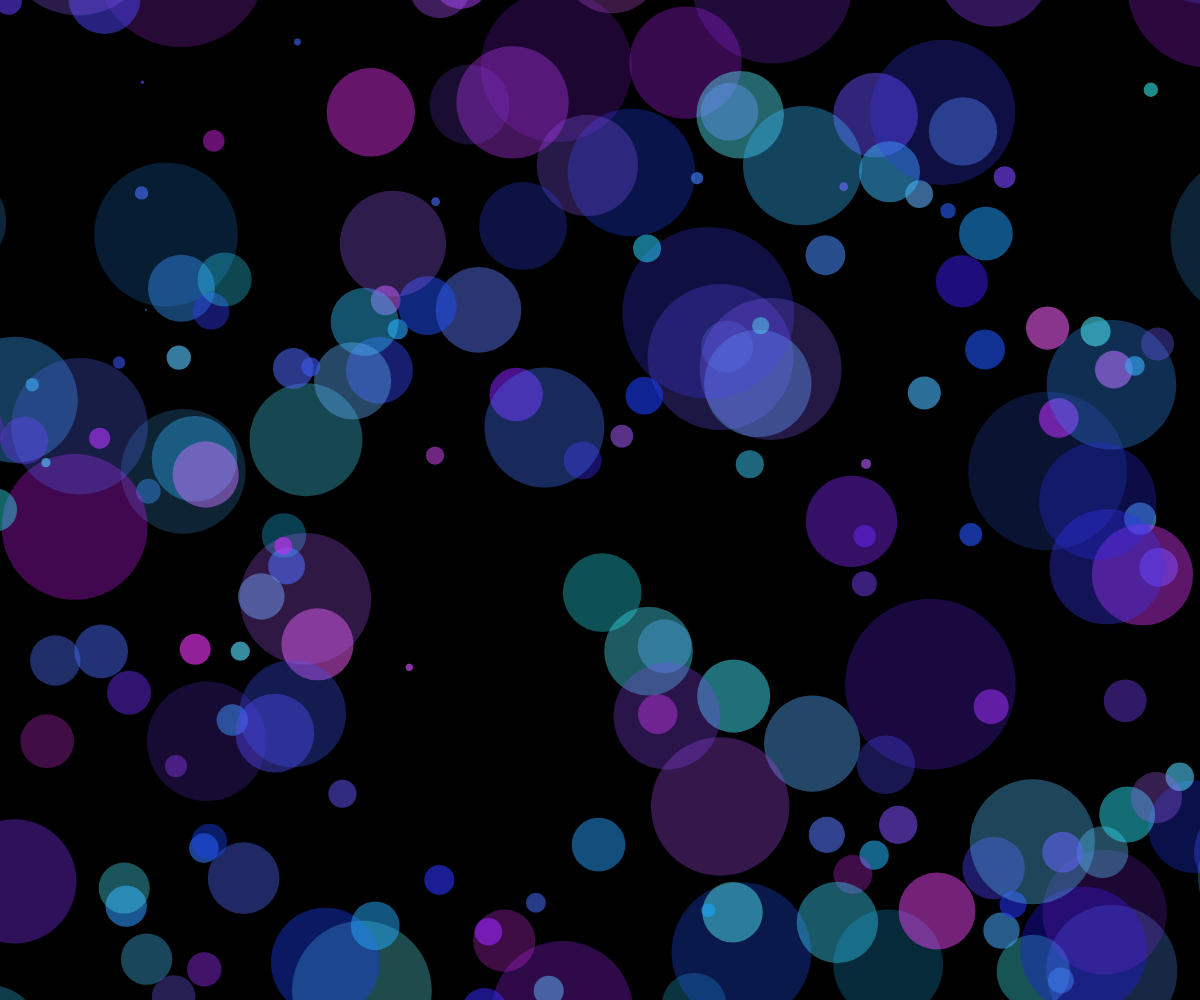
Frame 1 (no input)
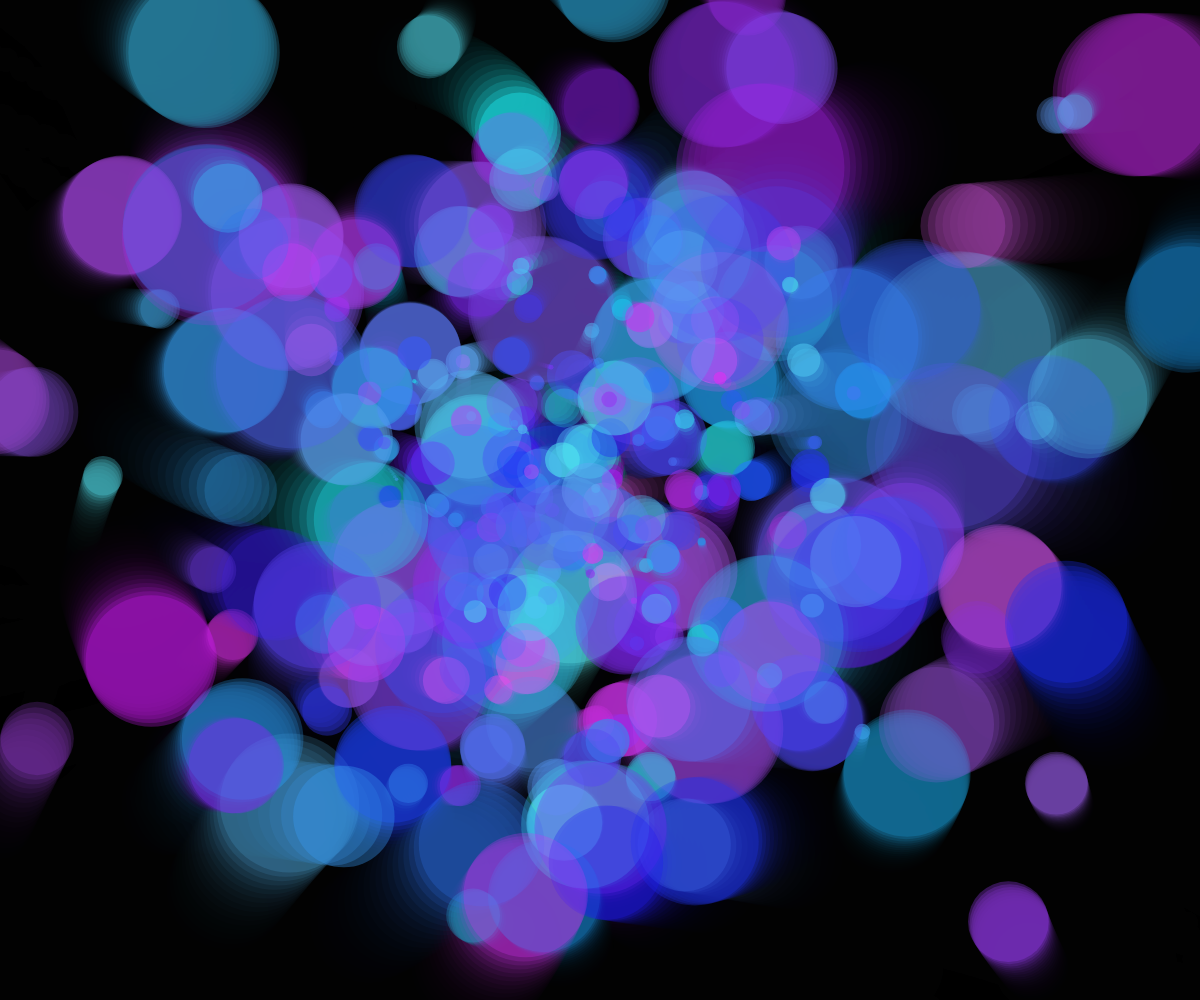
Frame 60 (no input)
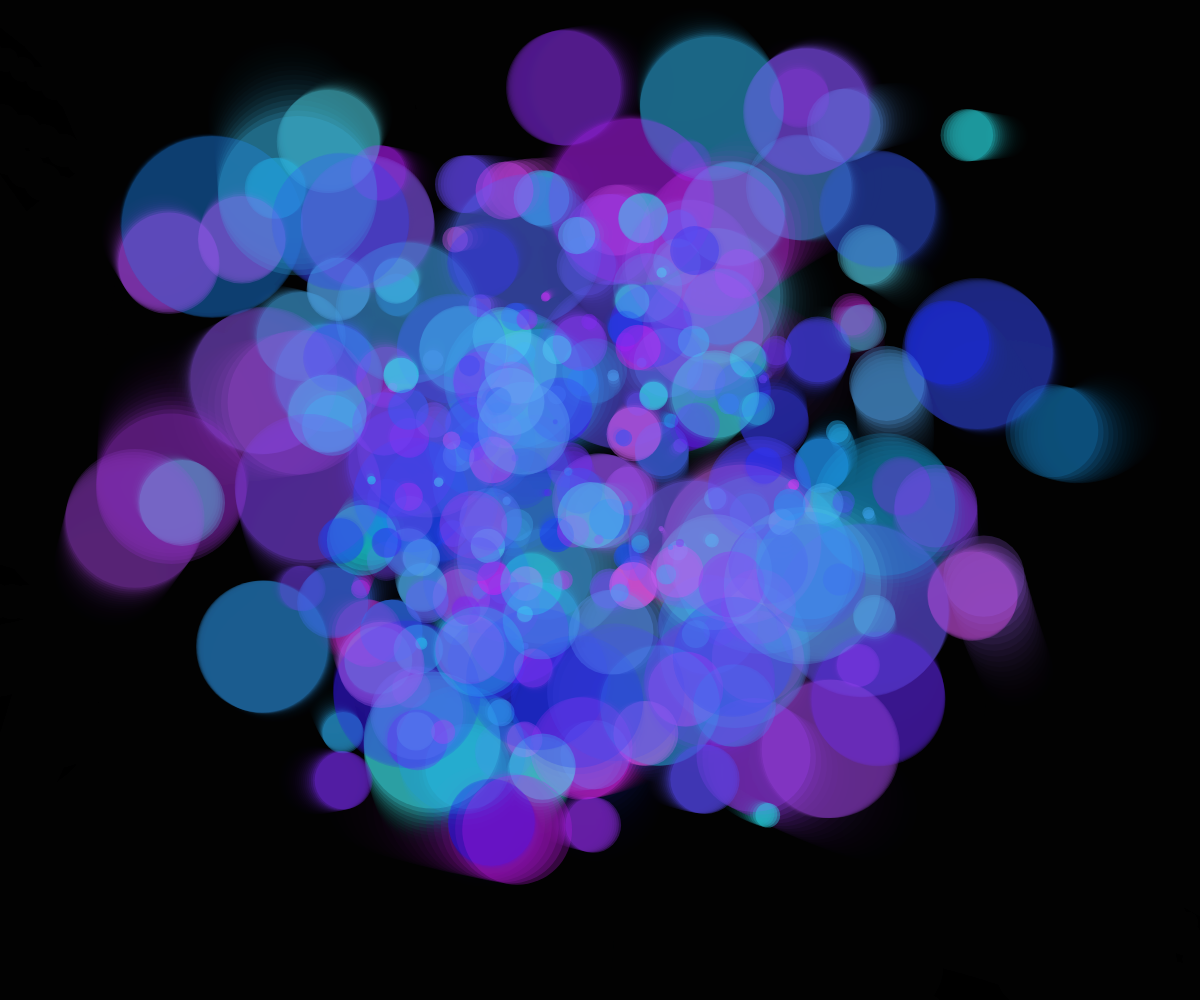
Frame 120 (the mouse pressed at the canvas centre since frame 60)

The p5.js sketch that drew these frames (run headless with seeded random() and noise() and a simulated clock; from frame 60 on, the mouse is pressed at the canvas centre):

// p5.js sketch
// ── sketch.js
let particles = [];
const NUM_PARTICLES = 300;
let centerX, centerY;
let lastMouseX, lastMouseY;

function setup() {
  createCanvas(windowWidth, windowHeight);
  centerX = width / 2;
  centerY = height / 2;
  lastMouseX = centerX;
  lastMouseY = centerY;
  
  // 画面全体にパーティクルを配置
  for (let i = 0; i < NUM_PARTICLES; i++) {
    particles.push(new Particle());
  }
  colorMode(HSB, 360, 100, 100, 1);
  background(0);
}

class Particle {
  constructor() {
    this.reset();
    // 画面全体にランダムに配置
    this.x = random(-width * 0.2, width * 1.2);
    this.y = random(-height * 0.2, height * 1.2);
  }
  
  reset() {
    this.baseSize = random(5, 120);
    this.size = this.baseSize;
    this.sizeSpeed = random(0.005, 0.02);
    this.sizeOffset = random(1000);
    this.sizeAmplitude = random(0.4, 0.7);
    
    // 大きいパーティクルはよりゆっくり動くように
    this.speed = map(this.baseSize, 5, 120, 0.04, 0.008);
    
    this.color = random(180, 300);
    this.saturation = random(60, 90);
    this.life = 1;
    this.fadeSpeed = random(0.001, 0.003);
    
    // より大きな初期のランダム動き
    this.wanderX = random(-2, 2);
    this.wanderY = random(-2, 2);
    this.wanderSpeed = random(0.3, 1.5);
    
    // 各パーティクルの独自の動きを強化
    this.individualOffset = random(1000);
    this.moveRange = random(30, 200);
  }
  
  update() {
    if (mouseX !== 0 || mouseY !== 0) {
      lastMouseX = mouseX;
      lastMouseY = mouseY;
    }
    
    let targetX = lastMouseX;
    let targetY = lastMouseY;
    
    // より複雑なランダム動き
    this.wanderX += (noise(frameCount * 0.01 + this.individualOffset) - 0.5) * this.wanderSpeed;
    this.wanderY += (noise(frameCount * 0.01 + this.individualOffset + 1000) - 0.5) * this.wanderSpeed;
    
    // 大きいパーティクルはより広く動くように
    let wanderRange = map(this.baseSize, 5, 120, 30, 150);
    let finalTargetX = targetX + this.wanderX * wanderRange;
    let finalTargetY = targetY + this.wanderY * wanderRange;
    
    // 独自の動きを追加
    finalTargetX += sin(frameCount * 0.02 + this.individualOffset) * this.moveRange;
    finalTargetY += cos(frameCount * 0.02 + this.individualOffset) * this.moveRange;
    
    this.x += (finalTargetX - this.x) * this.speed;
    this.y += (finalTargetY - this.y) * this.speed;
    
    this.size = this.baseSize + 
                sin(frameCount * this.sizeSpeed + this.sizeOffset) * 
                (this.baseSize * this.sizeAmplitude);
    
    this.wanderX = constrain(this.wanderX, -2, 2);
    this.wanderY = constrain(this.wanderY, -2, 2);
    
    this.life -= this.fadeSpeed;
    
    if (this.life < 0) {
      this.reset();
      // 画面外からのリスポーン位置をより広く
      let side = floor(random(4));
      switch(side) {
        case 0:
          this.x = random(-width * 0.2, width * 1.2);
          this.y = -this.size - random(height * 0.2);
          break;
        case 1:
          this.x = width + this.size + random(width * 0.2);
          this.y = random(-height * 0.2, height * 1.2);
          break;
        case 2:
          this.x = random(-width * 0.2, width * 1.2);
          this.y = height + this.size + random(height * 0.2);
          break;
        case 3:
          this.x = -this.size - random(width * 0.2);
          this.y = random(-height * 0.2, height * 1.2);
          break;
      }
      this.life = 1;
    }
  }
  
  draw() {
    noStroke();
    let alpha = map(this.baseSize, 5, 120, 0.7, 0.2);
    fill(this.color, this.saturation, 95, this.life * alpha);
    circle(this.x, this.y, this.size);
  }
}

function draw() {
  background(0, 0.2);
  particles.forEach(p => {
    p.update();
    p.draw();
  });
}

function windowResized() {
  resizeCanvas(windowWidth, windowHeight);
  centerX = width / 2;
  centerY = height / 2;
} 
